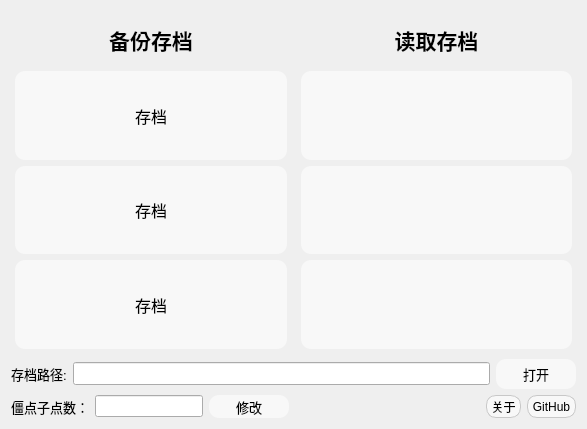
<?xml version="1.0" encoding="UTF-8"?>
<ui version="4.0">
 <class>Widget</class>
 <widget class="QWidget" name="Widget">
  <property name="geometry">
   <rect>
    <x>0</x>
    <y>0</y>
    <width>587</width>
    <height>429</height>
   </rect>
  </property>
  <property name="minimumSize">
   <size>
    <width>587</width>
    <height>429</height>
   </size>
  </property>
  <property name="windowTitle">
   <string>Canada存档器</string>
  </property>
  <layout class="QVBoxLayout" name="verticalLayout_3" stretch="1,0,0">
   <item>
    <layout class="QHBoxLayout" name="horizontalLayout_3">
     <item>
      <layout class="QVBoxLayout" name="verticalLayout">
       <property name="spacing">
        <number>6</number>
       </property>
       <property name="leftMargin">
        <number>4</number>
       </property>
       <property name="topMargin">
        <number>4</number>
       </property>
       <property name="rightMargin">
        <number>4</number>
       </property>
       <property name="bottomMargin">
        <number>4</number>
       </property>
       <item>
        <widget class="QLabel" name="label">
         <property name="minimumSize">
          <size>
           <width>0</width>
           <height>50</height>
          </size>
         </property>
         <property name="font">
          <font>
           <family>微软雅黑</family>
           <pointsize>16</pointsize>
           <bold>true</bold>
          </font>
         </property>
         <property name="text">
          <string>备份存档</string>
         </property>
         <property name="alignment">
          <set>Qt::AlignCenter</set>
         </property>
        </widget>
       </item>
       <item>
        <widget class="QPushButton" name="pushButtonSave1">
         <property name="sizePolicy">
          <sizepolicy hsizetype="Minimum" vsizetype="Expanding">
           <horstretch>0</horstretch>
           <verstretch>0</verstretch>
          </sizepolicy>
         </property>
         <property name="font">
          <font>
           <pointsize>12</pointsize>
          </font>
         </property>
         <property name="focusPolicy">
          <enum>Qt::NoFocus</enum>
         </property>
         <property name="layoutDirection">
          <enum>Qt::LeftToRight</enum>
         </property>
         <property name="styleSheet">
          <string notr="true">QPushButton {
    border-radius: 10px;
    background-color: rgb(248, 248, 248);
}

QPushButton:hover {
   background-color: rgb(248, 248, 248);
    border-bottom: 6px solid;
	 border-bottom-color: rgb(196, 198, 198)
}

QPushButton:pressed {
   background-color: rgb(248, 248, 248);
    border-bottom: 10px solid;
	 border-bottom-color: rgb(192, 42, 43)
}</string>
         </property>
         <property name="text">
          <string>存档</string>
         </property>
         <property name="icon">
          <iconset resource="images.qrc">
           <normaloff>:/number-1.png</normaloff>:/number-1.png</iconset>
         </property>
         <property name="iconSize">
          <size>
           <width>30</width>
           <height>30</height>
          </size>
         </property>
         <property name="shortcut">
          <string notr="true"/>
         </property>
        </widget>
       </item>
       <item>
        <widget class="QPushButton" name="pushButtonSave2">
         <property name="sizePolicy">
          <sizepolicy hsizetype="Minimum" vsizetype="Expanding">
           <horstretch>0</horstretch>
           <verstretch>0</verstretch>
          </sizepolicy>
         </property>
         <property name="font">
          <font>
           <pointsize>12</pointsize>
          </font>
         </property>
         <property name="focusPolicy">
          <enum>Qt::NoFocus</enum>
         </property>
         <property name="styleSheet">
          <string notr="true">QPushButton {
    border-radius: 10px;
    background-color: rgb(248, 248, 248);
}

QPushButton:hover {
   background-color: rgb(248, 248, 248);
    border-bottom: 6px solid;
	 border-bottom-color: rgb(196, 198, 198)
}

QPushButton:pressed {
   background-color: rgb(248, 248, 248);
    border-bottom: 10px solid;
	 border-bottom-color: rgb(192, 42, 43)
}</string>
         </property>
         <property name="text">
          <string>存档</string>
         </property>
         <property name="icon">
          <iconset resource="images.qrc">
           <normaloff>:/number-two.png</normaloff>:/number-two.png</iconset>
         </property>
         <property name="iconSize">
          <size>
           <width>30</width>
           <height>30</height>
          </size>
         </property>
        </widget>
       </item>
       <item>
        <widget class="QPushButton" name="pushButtonSave3">
         <property name="sizePolicy">
          <sizepolicy hsizetype="Minimum" vsizetype="Expanding">
           <horstretch>0</horstretch>
           <verstretch>0</verstretch>
          </sizepolicy>
         </property>
         <property name="font">
          <font>
           <pointsize>12</pointsize>
          </font>
         </property>
         <property name="focusPolicy">
          <enum>Qt::NoFocus</enum>
         </property>
         <property name="styleSheet">
          <string notr="true">QPushButton {
    border-radius: 10px;
    background-color: rgb(248, 248, 248);
}

QPushButton:hover {
   background-color: rgb(248, 248, 248);
    border-bottom: 6px solid;
	 border-bottom-color: rgb(196, 198, 198)
}

QPushButton:pressed {
   background-color: rgb(248, 248, 248);
    border-bottom: 10px solid;
	 border-bottom-color: rgb(192, 42, 43)
}</string>
         </property>
         <property name="text">
          <string>存档</string>
         </property>
         <property name="icon">
          <iconset resource="images.qrc">
           <normaloff>:/number-3.png</normaloff>:/number-3.png</iconset>
         </property>
         <property name="iconSize">
          <size>
           <width>30</width>
           <height>30</height>
          </size>
         </property>
        </widget>
       </item>
      </layout>
     </item>
     <item>
      <layout class="QVBoxLayout" name="verticalLayout_2">
       <property name="spacing">
        <number>6</number>
       </property>
       <property name="leftMargin">
        <number>4</number>
       </property>
       <property name="topMargin">
        <number>4</number>
       </property>
       <property name="rightMargin">
        <number>4</number>
       </property>
       <property name="bottomMargin">
        <number>4</number>
       </property>
       <item>
        <widget class="QLabel" name="label_2">
         <property name="minimumSize">
          <size>
           <width>0</width>
           <height>50</height>
          </size>
         </property>
         <property name="font">
          <font>
           <family>微软雅黑</family>
           <pointsize>16</pointsize>
           <bold>true</bold>
          </font>
         </property>
         <property name="text">
          <string>读取存档</string>
         </property>
         <property name="alignment">
          <set>Qt::AlignCenter</set>
         </property>
        </widget>
       </item>
       <item>
        <widget class="QPushButton" name="pushButtonLoad1">
         <property name="sizePolicy">
          <sizepolicy hsizetype="Minimum" vsizetype="Expanding">
           <horstretch>0</horstretch>
           <verstretch>0</verstretch>
          </sizepolicy>
         </property>
         <property name="font">
          <font>
           <pointsize>12</pointsize>
          </font>
         </property>
         <property name="focusPolicy">
          <enum>Qt::NoFocus</enum>
         </property>
         <property name="styleSheet">
          <string notr="true">QPushButton {
    border-radius: 10px;
    background-color: rgb(248, 248, 248);
}

QPushButton:hover {
   background-color: rgb(248, 248, 248);
    border-bottom: 6px solid;
	 border-bottom-color: rgb(196, 198, 198)
}

QPushButton:pressed {
   background-color: rgb(248, 248, 248);
    border-bottom: 10px solid;
	 border-bottom-color: rgb(34, 191, 242)
}</string>
         </property>
         <property name="text">
          <string/>
         </property>
         <property name="icon">
          <iconset resource="images.qrc">
           <normaloff>:/number-one.png</normaloff>:/number-one.png</iconset>
         </property>
         <property name="iconSize">
          <size>
           <width>30</width>
           <height>30</height>
          </size>
         </property>
        </widget>
       </item>
       <item>
        <widget class="QPushButton" name="pushButtonLoad2">
         <property name="sizePolicy">
          <sizepolicy hsizetype="Minimum" vsizetype="Expanding">
           <horstretch>0</horstretch>
           <verstretch>0</verstretch>
          </sizepolicy>
         </property>
         <property name="font">
          <font>
           <pointsize>12</pointsize>
          </font>
         </property>
         <property name="focusPolicy">
          <enum>Qt::NoFocus</enum>
         </property>
         <property name="styleSheet">
          <string notr="true">QPushButton {
    border-radius: 10px;
    background-color: rgb(248, 248, 248);
}

QPushButton:hover {
   background-color: rgb(248, 248, 248);
    border-bottom: 6px solid;
	 border-bottom-color: rgb(196, 198, 198)
}

QPushButton:pressed {
   background-color: rgb(248, 248, 248);
    border-bottom: 10px solid;
	 border-bottom-color: rgb(34, 191, 242)
}</string>
         </property>
         <property name="text">
          <string/>
         </property>
         <property name="icon">
          <iconset resource="images.qrc">
           <normaloff>:/number-2.png</normaloff>:/number-2.png</iconset>
         </property>
         <property name="iconSize">
          <size>
           <width>30</width>
           <height>30</height>
          </size>
         </property>
        </widget>
       </item>
       <item>
        <widget class="QPushButton" name="pushButtonLoad3">
         <property name="sizePolicy">
          <sizepolicy hsizetype="Minimum" vsizetype="Expanding">
           <horstretch>0</horstretch>
           <verstretch>0</verstretch>
          </sizepolicy>
         </property>
         <property name="font">
          <font>
           <pointsize>12</pointsize>
          </font>
         </property>
         <property name="focusPolicy">
          <enum>Qt::NoFocus</enum>
         </property>
         <property name="styleSheet">
          <string notr="true">QPushButton {
    border-radius: 10px;
    background-color: rgb(248, 248, 248);
}

QPushButton:hover {
   background-color: rgb(248, 248, 248);
    border-bottom: 6px solid;
	 border-bottom-color: rgb(196, 198, 198)
}

QPushButton:pressed {
   background-color: rgb(248, 248, 248);
    border-bottom: 10px solid;
	 border-bottom-color: rgb(34, 191, 242)
}</string>
         </property>
         <property name="text">
          <string/>
         </property>
         <property name="icon">
          <iconset resource="images.qrc">
           <normaloff>:/number-three.png</normaloff>:/number-three.png</iconset>
         </property>
         <property name="iconSize">
          <size>
           <width>30</width>
           <height>30</height>
          </size>
         </property>
        </widget>
       </item>
      </layout>
     </item>
    </layout>
   </item>
   <item>
    <layout class="QHBoxLayout" name="horizontalLayout_2">
     <item>
      <widget class="QLabel" name="label_3">
       <property name="font">
        <font>
         <pointsize>10</pointsize>
         <bold>false</bold>
        </font>
       </property>
       <property name="text">
        <string>存档路径:</string>
       </property>
      </widget>
     </item>
     <item>
      <widget class="QLineEdit" name="lineEditHomePath">
       <property name="minimumSize">
        <size>
         <width>0</width>
         <height>20</height>
        </size>
       </property>
       <property name="font">
        <font>
         <pointsize>10</pointsize>
        </font>
       </property>
       <property name="readOnly">
        <bool>true</bool>
       </property>
      </widget>
     </item>
     <item>
      <widget class="QPushButton" name="pushButtonOpenFile">
       <property name="sizePolicy">
        <sizepolicy hsizetype="Fixed" vsizetype="Expanding">
         <horstretch>0</horstretch>
         <verstretch>0</verstretch>
        </sizepolicy>
       </property>
       <property name="minimumSize">
        <size>
         <width>80</width>
         <height>30</height>
        </size>
       </property>
       <property name="font">
        <font>
         <family>微软雅黑</family>
         <pointsize>10</pointsize>
         <bold>false</bold>
        </font>
       </property>
       <property name="focusPolicy">
        <enum>Qt::NoFocus</enum>
       </property>
       <property name="styleSheet">
        <string notr="true">QPushButton {
    border-radius: 10px;
    background-color: rgb(248, 248, 248);
}

QPushButton:hover {
   background-color: rgb(228, 228, 228);
   
}

QPushButton:pressed {
   background-color: rgb(248, 248, 248);
   border: 3px solid;
}</string>
       </property>
       <property name="text">
        <string>打开</string>
       </property>
      </widget>
     </item>
    </layout>
   </item>
   <item>
    <layout class="QHBoxLayout" name="horizontalLayout_4" stretch="0,1,0,0">
     <item>
      <layout class="QHBoxLayout" name="horizontalLayout">
       <item>
        <widget class="QLabel" name="label_4">
         <property name="font">
          <font>
           <family>微软雅黑</family>
           <pointsize>10</pointsize>
           <bold>false</bold>
          </font>
         </property>
         <property name="text">
          <string>僵点子点数：</string>
         </property>
        </widget>
       </item>
       <item>
        <widget class="QLineEdit" name="lineEditZPoint">
         <property name="sizePolicy">
          <sizepolicy hsizetype="Expanding" vsizetype="Fixed">
           <horstretch>0</horstretch>
           <verstretch>0</verstretch>
          </sizepolicy>
         </property>
         <property name="focusPolicy">
          <enum>Qt::ClickFocus</enum>
         </property>
         <property name="alignment">
          <set>Qt::AlignCenter</set>
         </property>
        </widget>
       </item>
       <item>
        <widget class="QPushButton" name="pushButtonChangeZPoint">
         <property name="sizePolicy">
          <sizepolicy hsizetype="Fixed" vsizetype="Expanding">
           <horstretch>0</horstretch>
           <verstretch>0</verstretch>
          </sizepolicy>
         </property>
         <property name="minimumSize">
          <size>
           <width>80</width>
           <height>0</height>
          </size>
         </property>
         <property name="font">
          <font>
           <family>微软雅黑</family>
           <pointsize>10</pointsize>
           <bold>false</bold>
          </font>
         </property>
         <property name="focusPolicy">
          <enum>Qt::ClickFocus</enum>
         </property>
         <property name="acceptDrops">
          <bool>true</bool>
         </property>
         <property name="styleSheet">
          <string notr="true">QPushButton {
    border-radius: 10px;
    background-color: rgb(248, 248, 248);
}

QPushButton:hover {
   background-color: rgb(228, 228, 228);
   
}

QPushButton:pressed {
   background-color: rgb(248, 248, 248);
   border: 3px solid;
}</string>
         </property>
         <property name="text">
          <string>修改</string>
         </property>
        </widget>
       </item>
      </layout>
     </item>
     <item>
      <spacer name="horizontalSpacer">
       <property name="orientation">
        <enum>Qt::Horizontal</enum>
       </property>
       <property name="sizeType">
        <enum>QSizePolicy::Expanding</enum>
       </property>
       <property name="sizeHint" stdset="0">
        <size>
         <width>60</width>
         <height>20</height>
        </size>
       </property>
      </spacer>
     </item>
     <item>
      <widget class="QToolButton" name="toolButtonAbout">
       <property name="sizePolicy">
        <sizepolicy hsizetype="Minimum" vsizetype="Expanding">
         <horstretch>0</horstretch>
         <verstretch>0</verstretch>
        </sizepolicy>
       </property>
       <property name="minimumSize">
        <size>
         <width>0</width>
         <height>0</height>
        </size>
       </property>
       <property name="focusPolicy">
        <enum>Qt::NoFocus</enum>
       </property>
       <property name="styleSheet">
        <string notr="true">QToolButton {
    border-radius: 10px;
    background-color: rgb(248, 248, 248);
	border: 1px solid;
	border-color:rgb(200,200,200);
}

QToolButton:hover {
   background-color: rgb(228, 228, 228);
	border: 2px solid;
	border-color:rgb(200,200,200);
   
}

QToolButton:pressed {
   background-color: rgb(248, 248, 248);
   border: 2px solid;
}</string>
       </property>
       <property name="text">
        <string>关于</string>
       </property>
       <property name="icon">
        <iconset resource="images.qrc">
         <normaloff>:/info.png</normaloff>:/info.png</iconset>
       </property>
       <property name="iconSize">
        <size>
         <width>40</width>
         <height>40</height>
        </size>
       </property>
      </widget>
     </item>
     <item>
      <widget class="QToolButton" name="toolButtonGitHub">
       <property name="sizePolicy">
        <sizepolicy hsizetype="Minimum" vsizetype="Expanding">
         <horstretch>0</horstretch>
         <verstretch>0</verstretch>
        </sizepolicy>
       </property>
       <property name="minimumSize">
        <size>
         <width>0</width>
         <height>0</height>
        </size>
       </property>
       <property name="focusPolicy">
        <enum>Qt::NoFocus</enum>
       </property>
       <property name="styleSheet">
        <string notr="true">QToolButton {
    border-radius: 10px;
    background-color: rgb(248, 248, 248);
	border: 1px solid;
	border-color:rgb(200,200,200);
}

QToolButton:hover {
   background-color: rgb(228, 228, 228);
	border: 2px solid;
	border-color:rgb(200,200,200);
   
}

QToolButton:pressed {
   background-color: rgb(248, 248, 248);
   border: 2px solid;
}</string>
       </property>
       <property name="text">
        <string>GitHub</string>
       </property>
       <property name="icon">
        <iconset resource="images.qrc">
         <normaloff>:/github.png</normaloff>:/github.png</iconset>
       </property>
       <property name="iconSize">
        <size>
         <width>40</width>
         <height>40</height>
        </size>
       </property>
      </widget>
     </item>
    </layout>
   </item>
  </layout>
 </widget>
 <resources>
  <include location="images.qrc"/>
 </resources>
 <connections/>
</ui>
